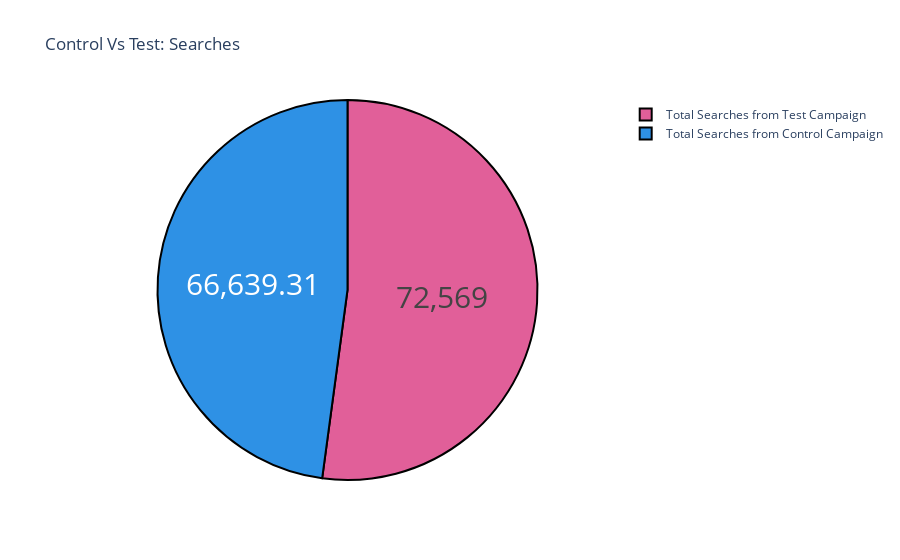

This figure's notebook cell:
### Code cell
label=['Total Searches from Control Campaign',
       'Total Searches from Test Campaign']
counts=[sum(control_data.Number_of_Searches),
        sum(test_data.Number_of_Searches)]
fig=go.Figure(data=[go.Pie(labels=label,values=counts)])
fig.update_layout(title_text='Control Vs Test: Searches')
fig.update_traces(hoverinfo='label+percent', textinfo='value', 
                  textfont_size=30,
                  marker=dict(colors=px.colors.qualitative.Dark24,line=dict(color='black', width=2)))
fig.show()

### Figure 1 — Plotly figure (JSON) as saved in the notebook; plotly's stock layout.template omitted (floating-point values rounded to 4 significant figures)
{"data": [{"hoverinfo": "label+percent", "labels": ["Total Searches from Control Campaign", "Total Searches from Test Campaign"], "marker": {"colors": ["#2E91E5", "#E15F99", "#1CA71C", "#FB0D0D", "#DA16FF", "#222A2A", "#B68100", "#750D86", "#EB663B", "#511CFB", "#00A08B", "#FB00D1", "#FC0080", "#B2828D", "#6C7C32", "#778AAE", "#862A16", "#A777F1", "#620042", "#1616A7", "#DA60CA", "#6C4516", "#0D2A63", "#AF0038"], "line": {"color": "black", "width": 2}}, "textfont": {"size": 30}, "textinfo": "value", "type": "pie", "values": [66640.0, 72569]}], "layout": {"title": {"text": "Control Vs Test: Searches"}}}
